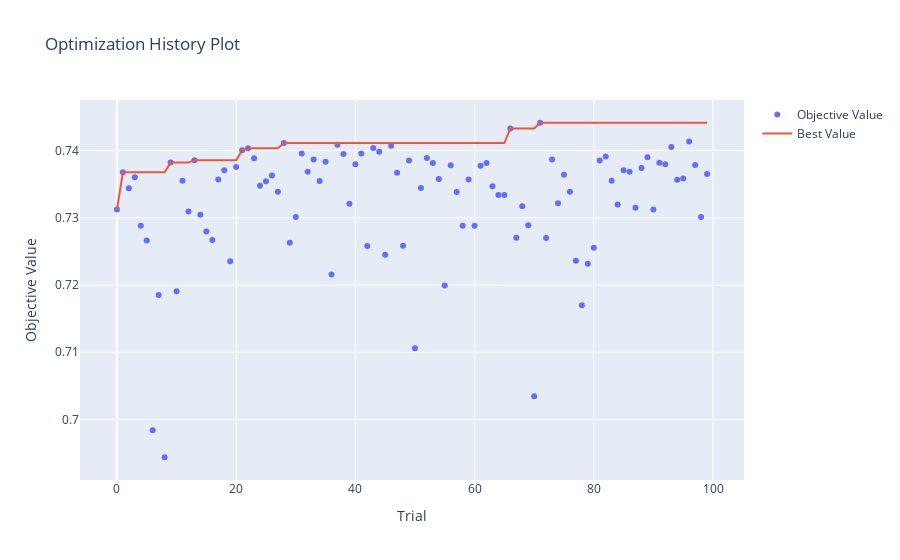
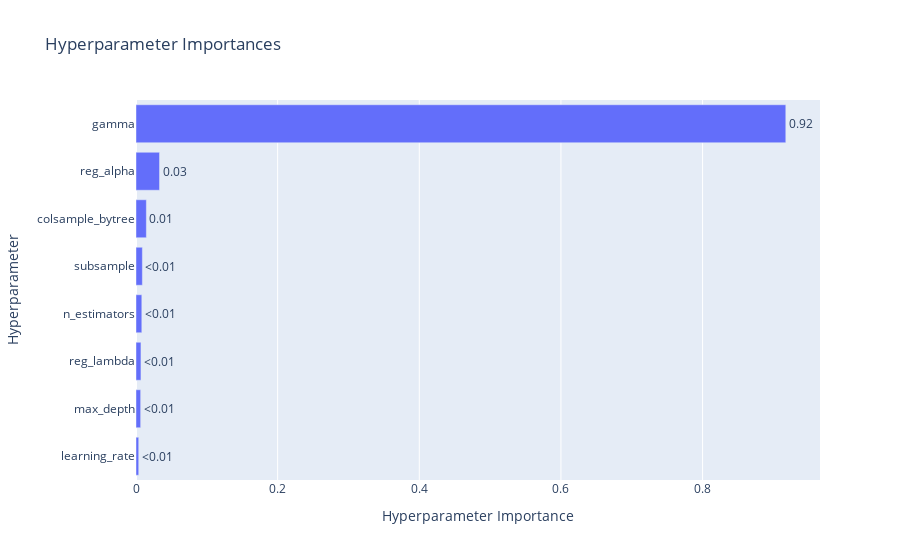

These figures' notebook cell, in order:
### Code cell
print(f"Лучшие параметры для XGBoost:")
print(study_xgb.best_params)
print(f"Лучший ROC-AUC: {study_xgb.best_value:.4f}")

fig = optuna.visualization.plot_optimization_history(study_xgb)
fig.show()

fig = optuna.visualization.plot_param_importances(study_xgb)
fig.show()
